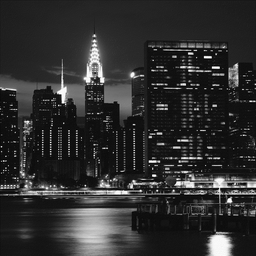
#> input picture images/test/city_bw_dither.png, 256 x 256 px, shrunk from 2048 x 2048 before the run
$ python main.py
#> lines starting #> are read from the running program, lines starting #| are printed output that depends on the picture
### color_transforms.py
import numpy as np
from dims import get_block_dimensions

class ColorTransforms:
    def __init__(self, img_shape=None):
        self.img_shape = img_shape

    def transform_forward(self, img):
        """
        RGB->YCBCR->DOWNSAMPLE->BLOCKS
        return: (y, cb, cr): tuple
        """


        # Перевод в YcBcR
        ycbcr = RGB2YCBCR(img)

        # Получим каналы
        y, cb, cr = ycbcr.transpose(2, 0, 1)
        # Даунсемплинг цветовых каналов.
        cb_ds = downsample(cb)
        cr_ds = downsample(cr)

        # Разбиение каналов на блоки 8x8

        y_blocks = block_partioning(y)
        cb_blocks = block_partioning(cb_ds)
        cr_blocks = block_partioning(cr_ds)

        return y_blocks, cb_blocks, cr_blocks

    def transform_backward(self, ycbcr_tuple, shape=None):
        self.img_shape = shape
        h, w = self.img_shape[:2]

        y_blocks, cb_blocks, cr_blocks = ycbcr_tuple


        # Собираем каналы из блоков
        y = merge_blocks(y_blocks, (h, w))


        # Для cb/cr сначала восстанавливаем без обрезки
        padded_h_cbcr = cb_blocks.shape[0] * 8
        padded_w_cbcr = cb_blocks.shape[1] * 8

        cb = merge_blocks(cb_blocks, (padded_h_cbcr, padded_w_cbcr))
        cr = merge_blocks(cr_blocks, (padded_h_cbcr, padded_w_cbcr))

        # Апсемплируем
        cb_up = bilinear_upsample(cb)
        cr_up = bilinear_upsample(cr)

        # Теперь обрезаем до точного размера Y
        cb_up = cb_up[:y.shape[0], :y.shape[1]]
        cr_up = cr_up[:y.shape[0], :y.shape[1]]

        print(f"img shape: y {y.shape}, cb {cb_up.shape}, cr {cr_up.shape}")

        ycbcr = np.stack((y, cb_up, cr_up), axis=-1)
        rgb = YCBCR2RGB(ycbcr)

        return rgb


def RGB2YCBCR(img):
    """
    Переводит изображение в формат YCbCr
    retrun: [H, W, C] матрицу
    """
    img = img.astype(np.float32)

    # take channels
    tr = img.transpose(2, 0, 1)
    # take r g b
    r, g, b = tr

    y = 0.299 * r + 0.587 * g + 0.114 * b
    cb = 128 + -0.168736 * r - 0.331264 * g + 0.5 * b
    cr = 128 + 0.5 * r - 0.418688 * g - 0.081312 * b

    ycbcr = np.dstack((y, cb, cr))
    return np.clip(ycbcr, 0, 255).astype(np.uint8)

def YCBCR2RGB(img, colorspace='RGB'):
    """
    Переводит изображение в формат RGB
    retrun: [H, W, C] матрицу
    """
    img = img.astype(np.float32)
    # get components
    tr = img.transpose(2, 0, 1)
    # take r g b + normalize
    y, cb, cr = tr

    r = y + 1.402 * (cr - 128)
    g = y - 0.344136 * (cb - 128) - 0.714136 * (cr - 128)
    b = y + 1.772 * (cb - 128)

    rgb = np.dstack((r, g, b))
    return np.clip(rgb, 0, 255).astype(np.uint8)

def downsample(img_channel, factor: int = 2):
    h, w = img_channel.shape
    # Вычисляем новые размеры (округляя вниз)
    new_h = h // factor
    new_w = w // factor

    # Создаём массив для уменьшенного канала
    downsampled = np.zeros((new_h, new_w), dtype=np.float32)

    # Усредняем блоки factor x factor
    for i in range(new_h):
        for j in range(new_w):
            block = img_channel[i*factor:(i+1)*factor, j*factor:(j+1)*factor]
            downsampled[i,j] = np.mean(block)

    return downsampled.astype(np.uint8)

def bilinear_upsample(img_channel, factor: int = 2):
    h, w = img_channel.shape
    new_h, new_w = h * factor, w * factor

    # Создаём координатные сетки
    x = np.linspace(0, w-1, new_w)
    y = np.linspace(0, h-1, new_h)

    # Билинейная интерполяция
    upsampled = np.zeros((new_h, new_w), dtype=np.uint8)
    for i in range(new_h):
        for j in range(new_w):
            x0, y0 = int(np.floor(x[j])), int(np.floor(y[i]))
            x1, y1 = min(x0 + 1, w-1), min(y0 + 1, h-1)

            # Доли для интерполяции
            x_alpha = x[j] - x0
            y_alpha = y[i] - y0

            # Интерполяция по 4 точкам
            val = (1-x_alpha)*(1-y_alpha)*img_channel[y0,x0] + \
                  x_alpha*(1-y_alpha)*img_channel[y0,x1] + \
                  (1-x_alpha)*y_alpha*img_channel[y1,x0] + \
                  x_alpha*y_alpha*img_channel[y1,x1]

            upsampled[i,j] = np.clip(val, 0, 255)

    return upsampled


def block_partioning(img, size: int = 8, fill: int = 0):
    """
    return: 5d массив из блоков (h_blocks, w_blocks, h_block, w_block, channels)
    """

    h, w = img.shape[0], img.shape[1]

    # Вычисляем количество блоков
    blocks_h = (h + size - 1) // size
    blocks_w = (w + size - 1) // size

    # Дополняем изображение
    padded_h = blocks_h * size
    padded_w = blocks_w * size

    if img.ndim == 2:
        padded = np.full((padded_h, padded_w), fill, dtype=img.dtype)
        padded[:h, :w] = img
    else:  # 3D (цветное)
        padded = np.full((padded_h, padded_w, img.shape[2]), fill, dtype=img.dtype)
        padded[:h, :w, :] = img

    blocks = []
    # Разбиение на блоки
    for i in range(blocks_h):
        row_blocks = []
        for j in range(blocks_w):
            block = padded[i*size:(i+1)*size, j*size:(j+1)*size]
            row_blocks.append(block)
        blocks.append(row_blocks)

    return np.array(blocks)


def merge_blocks(blocks, original_shape: int):

    num_blocks_h, num_blocks_w, size = blocks.shape[0], blocks.shape[1], blocks.shape[2]
    h, w = original_shape[0], original_shape[1]

    # Создаём пустое изображение с дополнением
    padded_h = num_blocks_h * size
    padded_w = num_blocks_w * size


    if blocks.ndim == 5:  # Цветное
        merged = np.zeros((padded_h, padded_w, blocks.shape[4]), dtype=blocks.dtype)
    else:  # (H, W)
        merged = np.zeros((padded_h, padded_w), dtype=blocks.dtype)

    # Заполняем блоки
    for i in range(num_blocks_h):
        for j in range(num_blocks_w):
            merged[i*size:(i+1)*size,
                  j*size:(j+1)*size] = blocks[i, j]

    return merged[:h, :w]

### dct_quantization.py
import numpy as np

# Матрицы квантования
Q_Y = np.array([
    [16, 11, 10, 16, 24, 40, 51, 61],
    [12, 12, 14, 19, 26, 58, 60, 55],
    [14, 13, 16, 24, 40, 57, 69, 56],
    [14, 17, 22, 29, 51, 87, 80, 62],
    [18, 22, 37, 56, 68, 109, 103, 77],
    [24, 35, 55, 64, 81, 104, 113, 92],
    [49, 64, 78, 87, 103, 121, 120, 101],
    [72, 92, 95, 98, 112, 100, 103, 99]
])

Q_C = np.array([
    [17, 18, 24, 47, 99, 99, 99, 99],
    [18, 21, 26, 66, 99, 99, 99, 99],
    [24, 26, 56, 99, 99, 99, 99, 99],
    [47, 66, 99, 99, 99, 99, 99, 99],
    [99, 99, 99, 99, 99, 99, 99, 99],
    [99, 99, 99, 99, 99, 99, 99, 99],
    [99, 99, 99, 99, 99, 99, 99, 99],
    [99, 99, 99, 99, 99, 99, 99, 99]
])


class DCT_Quantization:
    def __init__(self, quality):
        self.C = self.dct_matrix()
        self.quality = quality

        self.Q_Y_Quality = self.get_quantization_matrix(Q_Y)
        self.Q_C_Quality = self.get_quantization_matrix(Q_C)

    def dct2d(self, y, cb, cr):
        """
        Применияет преобразование dct + квантование
        """
        y_dct = self.dct2d_channel(y, self.Q_Y_Quality)


        cb_dct = self.dct2d_channel(cb, self.Q_C_Quality)
        cr_dct = self.dct2d_channel(cr, self.Q_C_Quality)

        return y_dct, cr_dct, cb_dct

    # [10 lines left out: function idct2d, not called in this run]


    def dct_matrix(self, N=8):
        C = np.zeros((N, N))
        for u in range(N):
            for x in range(N):
                if u == 0:
                    C[u, x] = np.sqrt(1/N)
                else:
                    C[u, x] = np.sqrt(2/N) * np.cos((2*x + 1) * u * np.pi / (2*N))
        return C

    def get_quantization_matrix(self, base_matrix):
        if self.quality <= 0:
            scale = 5000
        elif self.quality < 50:
            scale = 5000 / self.quality
        else:
            scale = 200 - self.quality * 2

        scaled_matrix = np.clip(np.round(base_matrix * scale / 100), 1, 255)
        return scaled_matrix

    def quantize(self, dct_coeffs, q_matrix):
        return np.round(dct_coeffs / q_matrix).astype(np.int32)

    def dequantize(self, quantized_coeffs, q_matrix):
        return quantized_coeffs * q_matrix


    # Функция dct2d для работы с каналами.
    def dct2d_channel(self, channel, q_matrix):
        block_h, block_w = channel.shape[0], channel.shape[1]

        dct = []
        for i in range(block_h):
            dct_row = []
            for j in range(block_w):
                block = channel[i, j]
                # Центрирование
                block = block.astype(np.float32) - 128
                # Матричное умножение
                coef = self.C @ block @ self.C.T

                # квантование
                quantized = self.quantize(coef, q_matrix)

                # Добавляем блок в матрицу блоков
                dct_row.append(quantized)

            dct.append(dct_row)

        return np.array(dct)

    def idct2d_channel(self, block_dct_coefs, q_matrix):
        """
        Обратное квантование + дкт
        """

        block_h, block_w = block_dct_coefs.shape[0], block_dct_coefs.shape[1]

        channel = []
        for i in range(block_h):
            channel_row = []
            for j in range(block_w):
                # Берем блок коэффициентов
                dct_coeffs = block_dct_coefs[i, j]

                # Обратное квантование
                dequantized = self.dequantize(dct_coeffs, q_matrix)

                # Рассчитываем сам блок
                block = self.C.T @ dequantized @ self.C
                # Добавляем 128 и преобразовываем в int
                channel_block = np.clip(block + 128, 0, 255).astype(np.uint8)
                # Добавляем обратно в матрицу
                channel_row.append(channel_block)

            channel.append(channel_row)

        return np.array(channel)

### coder.py
import numpy as np
from huffman_tables import *
import math
from dims import get_block_dimensions

# Класс для работы с битовой строкой
class BitStream:
    def __init__(self):
        self.bits = []
        self.current_byte = 0
        self.bit_pos = 7

    def add_bits(self, bit_str):
        for bit in bit_str:
            if bit == '1':
                self.current_byte |= (1 << self.bit_pos)
            self.bit_pos -= 1

            if self.bit_pos < 0:
                self.bits.append(self.current_byte)
                self.current_byte = 0
                self.bit_pos = 7

    def get_bytes(self):
        # Добавляем неполный байт (если есть)
        if self.bit_pos != 7:
            self.bits.append(self.current_byte)
        return bytes(self.bits)


class BitReader:
    def __init__(self, data, table):
        self.data = data
        self.bit_pos = 0
        self.current_byte = 0
        self.current_byte_pos = 0

        self.reverse_table = {v: k for k, v in table.items()}

    def read_bits(self, n):
        result = 0
        for _ in range(n):
            if self.current_byte_pos == 0:
                self.current_byte = self.data[self.bit_pos]
                self.bit_pos += 1
                self.current_byte_pos = 8

            result <<= 1
            result |= (self.current_byte >> (self.current_byte_pos - 1)) & 1
            self.current_byte_pos -= 1

        return result

    def read_huffman_code(self, table):
        code = ""
        while True:
            bit = self.read_bits(1)
            code += str(bit)
            if code in self.reverse_table:
                return self.reverse_table[code]

class ZigZag:
    def __init__(self, n=8):
        self.indicies = self._zigzag_indices(n)

    def zigzag_scan(self, block):
            return [block[i][j] for (i,j) in self.indicies]

    def inverse_zigzag(self, sequence, n=8):
        block = np.zeros((n, n))
        for k, (i, j) in enumerate(self.indicies):
            block[i][j] = sequence[k]
        return block

    # Метод зигзаг обхода (indicies)
    def _zigzag_indices(self, n=8):
        indices = []
        for d in range(2 * n - 1):  # Все диагонали
            if d < n:
                for i in range(d + 1):
                    j = d - i
                    if d % 2 == 0:
                        indices.append((i, j))
                    else:
                        indices.append((j, i))
            else:
                for i in range(d - n + 1, n):
                    j = d - i
                    if d % 2 == 0:
                        indices.append((i, j))
                    else:
                        indices.append((j, i))
        return indices

# Определение категории для значения
def get_category(value):
    if value == 0:
        return 0
    abs_val = abs(value)
    return int(np.floor(np.log2(abs_val))) + 1

## Класс для работы с DC коэффициентами
class DC:
    def encode(self, dc_components, component_type='lum'):

        # Получаем разности коэффициентов
        dc_diff = [dc_components[0]]
        for i in range(1, len(dc_components)):
            dc_diff.append(dc_components[i] - dc_components[i-1])


        """Кодирование DC с выбором таблицы"""
        table = huffman_dc if component_type == 'lum' else huffman_dc_chrominance
        bitstream = BitStream()

        for diff in dc_diff:
            category = get_category(diff)
            code = table[category]
            bitstream.add_bits(code)

            if category != 0:
                if diff >= 0:
                    val = diff
                else:
                    val = (1 << category) + diff - 1
                bitstream.add_bits(f"{val:0{category}b}")

        return bitstream.get_bytes()

    # Декодирование
    def decode(self, dc_bytes, count, component_type='lum'):
        # Получаем таблицу Хаффмана
        table = huffman_dc if component_type == 'lum' else huffman_dc_chrominance

        bitreader = BitReader(dc_bytes, table)


        # Декодируем
        dc_values = []
        for i in range(count):
            category = bitreader.read_huffman_code(table)
            if category == 0:
                val = 0
            else:
                val = bitreader.read_bits(category)
                if val < (1 << (category - 1)):
                    val = val - (1 << category) + 1

            if len(dc_values) > 0:
                val += dc_values[-1]

            dc_values.append(val)

        return dc_values


## Класс для работы с AC коэффициентами
class AC:
    def encode(self, ac_coefs, type: str):
        bits = []
        for ac_block in ac_coefs:
            rle_encoded_ac = self._rle_encode(ac_block)
            bit_stream = self._encode_ac(rle_encoded_ac, type)
            bits.append(bit_stream)
        return bits


    def _rle_encode(self, ac):
        encoded = []
        zero_counter = 0
        for coeff in ac:
            if coeff == 0:
                zero_counter += 1
                if zero_counter == 16:
                    encoded.append((15, 0, 0))  # ZRL
                    zero_counter = 0
            else:
                category = get_category(coeff)
                encoded.append((zero_counter, category, coeff))
                zero_counter = 0
        encoded.append((0, 0, 0))  # EOB
        return encoded


    def _encode_ac(self, block, component_type: str):
        ac_table = huffman_ac if component_type == 'lum' else huffman_ac_chrominance
        bitstream = BitStream()

        for run, size, coeff in block:
            bitstream.add_bits(ac_table[(run, size)])  # Хаффман-код (run, size)

            if size != 0:
                if coeff >= 0:
                    bitstream.add_bits(f"{coeff:0{size}b}")
                else:
                    coeff_bits = (1 << size) + coeff - 1
                    bitstream.add_bits(f"{coeff_bits:0{size}b}")

        return bitstream.get_bytes()

    def decode(self, ac_bytes, component_type: str):

        decoded_blocks = []
        for block in ac_bytes:
            decoded_block = self._decode_block(block, component_type)
            decoded_blocks.append(decoded_block)
        return decoded_blocks


    def _decode_block(self, block, component_type: str):
        # Получаем таблицу Хаффмана
        table = huffman_ac if component_type == 'lum' else huffman_ac_chrominance

        ac_values = np.zeros(63, dtype=np.int16)
        ac_index = 0
        # Декодируем
        bitreader = BitReader(block, table)
        while True:
            run, size = bitreader.read_huffman_code(table)
            if run == 0 and size == 0:
                break

            coeff = 0
            if size != 0:
                coeff = bitreader.read_bits(size)
                if coeff < (1 << (size - 1)):
                    coeff = coeff - (1 << size) + 1

            # Получаем пару (run, size, coeff)
            ac_values[ac_index + run] = coeff
            ac_index += run+1


        return ac_values

orig = []


class Huffman:
    def encode(self, channel, type: str):

        # if type == 'lum':
        #     global orig
        #     orig = channel

        y_h, y_w = channel.shape[0], channel.shape[1]
        dc_coefs = []
        ac_coefs = []

        # Зигзаг обход блоков
        zz = ZigZag()
        for i in range(y_h):
            for j in range(y_w):
                block = channel[i, j]
                z_block = zz.zigzag_scan(block)
                dc_coefs.append(z_block[0])
                ac_coefs.append(z_block[1:])

        # Кодирование DC и AC коэффициентов
        dc = DC()
        ac = AC()

        dc_bytes = dc.encode(dc_coefs, type)
        ac_bytes = ac.encode(ac_coefs, type)

        return dc_bytes, ac_bytes


    def decode(self, dc_bytes, ac_bytes, h, w, component_type='lum'):
        dc_decoder = DC()
        ac_decoder = AC()


        if component_type == 'lum':
            blocks_h, blocks_w = get_block_dimensions(h, w)[0]
        else:
            blocks_h, blocks_w = get_block_dimensions(h, w)[1]

        total_blocks = blocks_h * blocks_w
        # Декодирование DС и AC коэффициентов
        dc_vals = dc_decoder.decode(dc_bytes, total_blocks, component_type)
        ac_vals = ac_decoder.decode(ac_bytes, component_type)


        # Получаем массивы обратно.
        blocks = []
        zz = ZigZag()
        for dc, ac in zip(dc_vals, ac_vals):
            block = [0] + list(ac)
            block[0] = dc
            block = zz.inverse_zigzag(block)
            blocks.append(block)

        blocks = np.array(blocks)
        blocks = blocks.reshape((blocks_h, blocks_w, 8, 8))

        # if component_type == 'lum':
        #     global orig
        #     print(np.array_equal(orig, blocks))

        return np.array(blocks)


# [10 lines that do not run on import are left out]

### dims.py
import math
def get_block_dimensions(h, w):
        # Размеры в пикселях, округляем вверх до ближайшего кратного 8
        h_padded = math.ceil(h / 8) * 8
        w_padded = math.ceil(w / 8) * 8

        # Кол-во блоков для Y (без downsampling)
        y_blocks_h = h_padded // 8
        y_blocks_w = w_padded // 8

        # Для Cb и Cr даунсемплируем в 2 раза по высоте и ширине
        cbcr_blocks_h = (h_padded // 2) // 8
        cbcr_blocks_w = (w_padded // 2) // 8

        return (y_blocks_h, y_blocks_w), (cbcr_blocks_h, cbcr_blocks_w)

### main.py
# imports
import numpy as np
from PIL import Image
import struct

# Color Transforms
from color_transforms import ColorTransforms
# Huffman Tabels and quatizaton matrices
from huffman_tables import *

# DCT + Quantization
from dct_quantization import DCT_Quantization

# ZIGZAG + RLE + AC DC ECODING + HUFFMAN
from coder import Huffman

cb_coded_global = []


class Jpeg:

    def encode(self, file, output_file, quality):
#> called with file = 'images/test/city_bw_dither.png', output_file = 'images/encoded/city_bw_dither.jpeg', quality = 100
        img_original = Image.open(file)
#> img_original is the input picture: PIL image 256x256 L; min 0, max 255, mean 47.3

        if img_original.mode in ('L', '1'):
            img_original = img_original.convert('RGB')
#> img_original: PIL image 256x256 RGB
        img = np.array(img_original).astype(np.uint8)

        h, w = img.shape[:2]

        # Color Transforms + Downsampling + деление на блоки
        color_transforms = ColorTransforms(img.shape)
        y, cb, cr = color_transforms.transform_forward(img)
#> in RGB2YCBCR, `ycbcr = np.dstack((y, cb, cr))`:
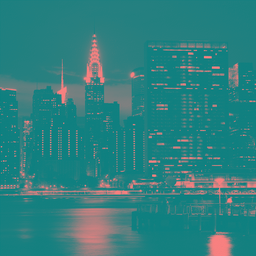
#> ycbcr: shape (256, 256, 3) float32; mean of channels 0, 1, 2 47.3, 128, 128; drawn as R, G, B
#> in transform_forward, `y, cb, cr = ycbcr.transpose(2, 0, 1)`:
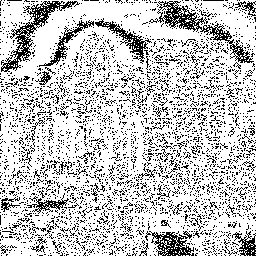
#> cr: shape (256, 256); values 127 (black) and 128 (white), 77.5% white; black in thin lines or dots
#> (the rest of the program and of its run is left out)
